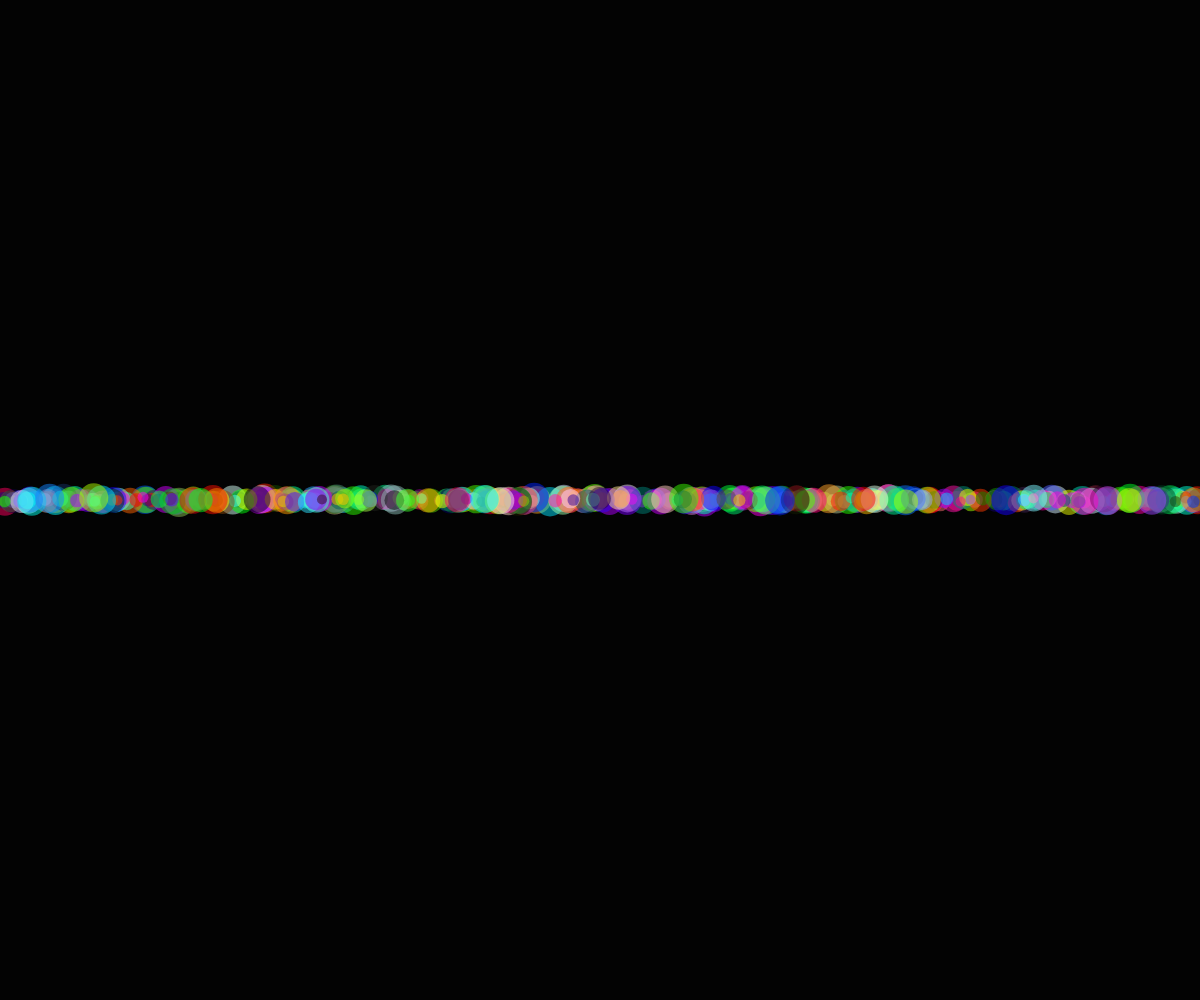
Frame 1 (no input)
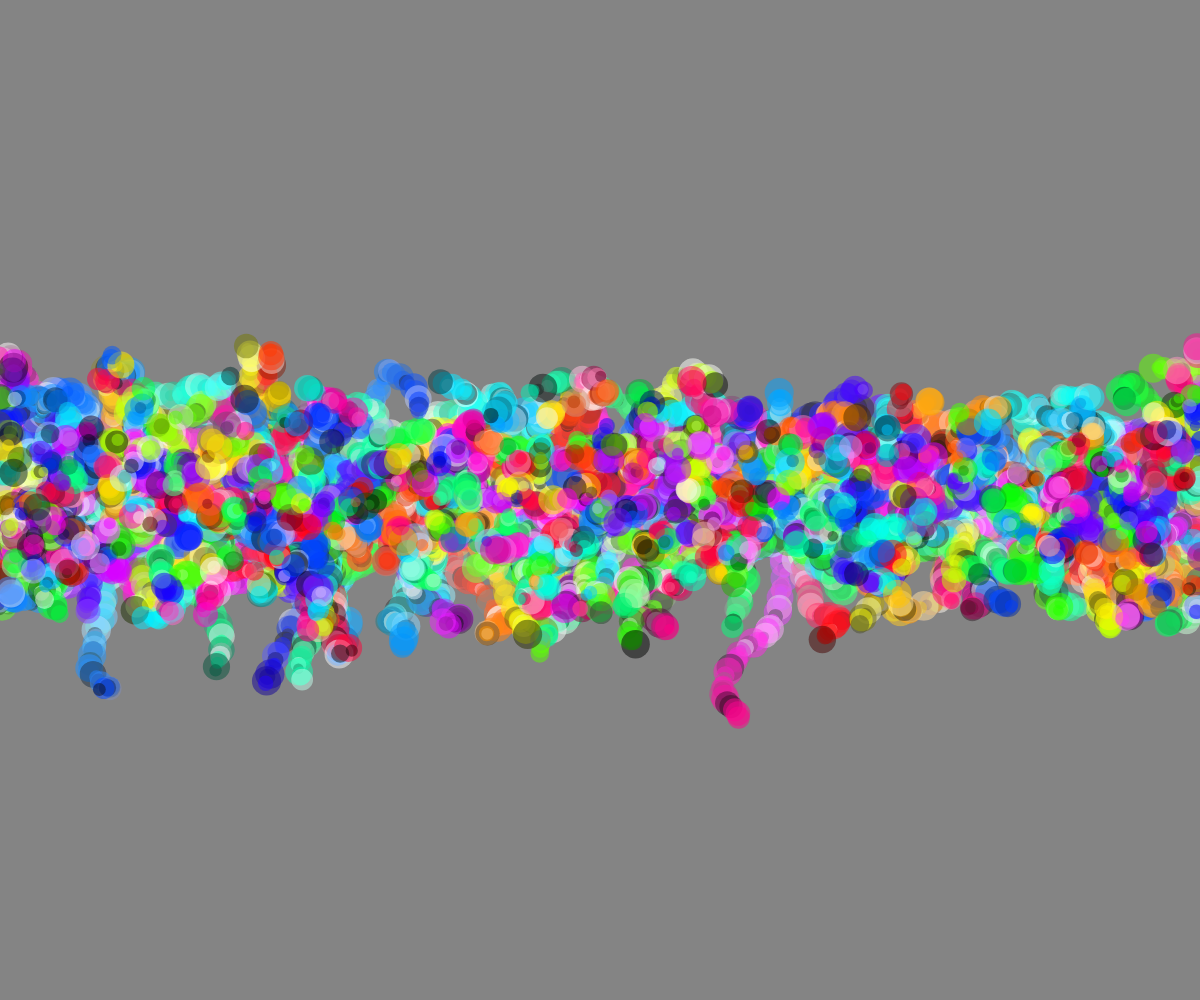
Frame 60 (no input)
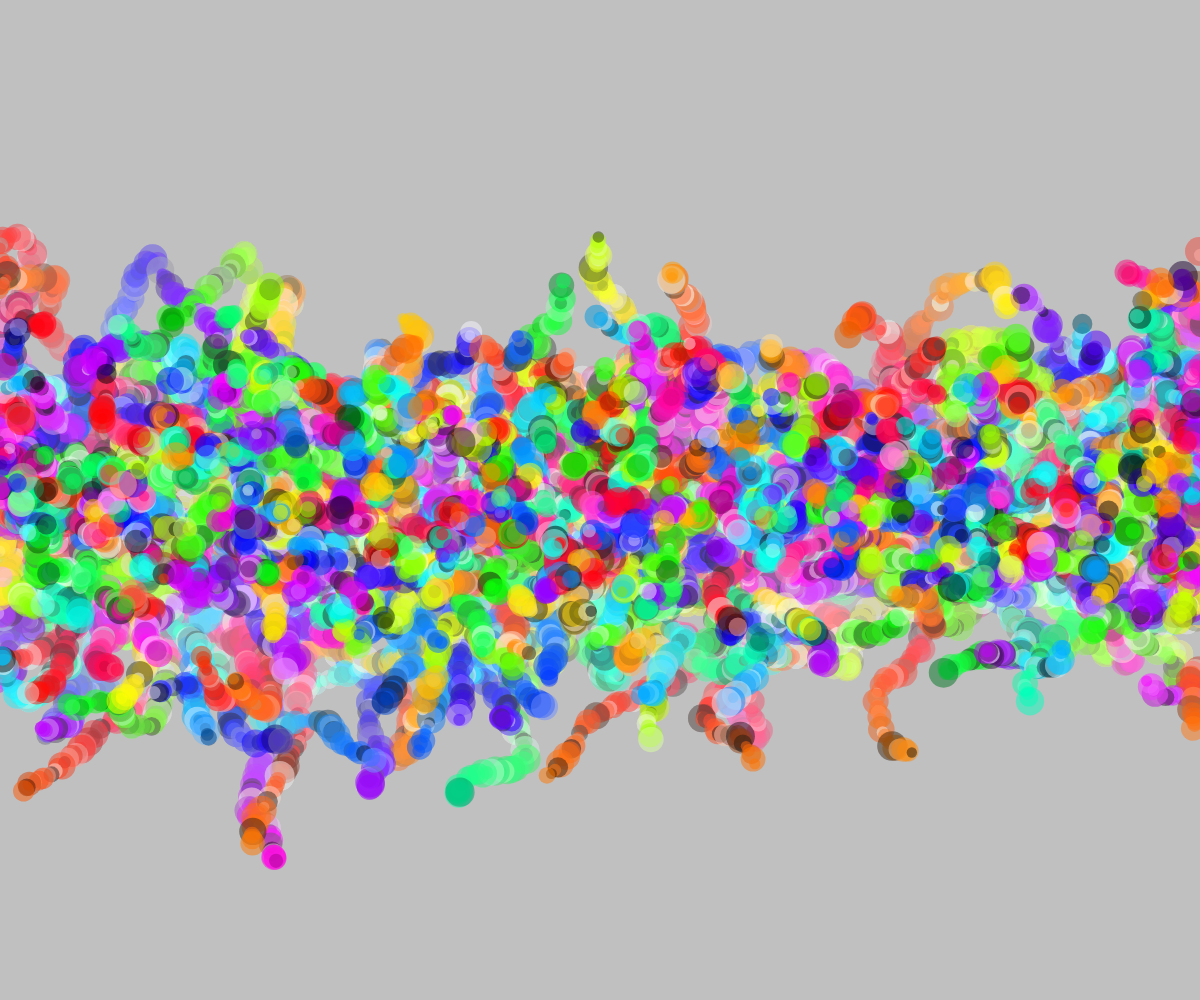
Frame 120 (the mouse pressed at the canvas centre since frame 60)

The p5.js sketch that drew these frames (run headless with seeded random() and noise() and a simulated clock; from frame 60 on, the mouse is pressed at the canvas centre):

// p5.js sketch
// ── sketch.js
let dance = [];
let num_particles = 500;

function setup() {
  createCanvas(windowWidth, windowHeight);
  background(0);
  for (let i = 0; i < num_particles; i++) {
    dance.push(new particle(random(width),height/2));
  }
}

function draw() {
  // put drawing code here
  colorMode(HSB);
  background(255,0.01);
  for(let i=0; i < dance.length; i++){
    dance[i].update();
    dance[i].display();
    dance[i].edges();
    dance[i].colorCorrect();
    }

  }


//Particle class
function particle(x, y){
  this.loc = createVector(x, y);
  this.vel = createVector(0,0);
  this.ts = random(3,5);
  this.H = random(360);

  this.display = function(){
    noStroke();
    fill(this.H, random(360), random(360), 0.5);
    circle(this.loc.x, this.loc.y, random(10,30));
  }

  this.update = function() {
    this.a = p5.Vector.random2D();
    this.a.mult(random(3));
    this.vel.add(this.a);
    this.vel.limit(this.ts);
    this.loc.add(this.vel);
    this.H += 1;
  }

  this.edges = function() {
    if (this.loc.x < 0) {
      this.loc.x = width;
      }
    if (this.loc.x > width) {
      this.loc.x = 0;
      }
    if (this.loc.y < 0) {
      this.loc.y = height;
      }
    if (this.loc.y > height) {
      this.loc.y = 0;
      }
    }
  this.colorCorrect = function()  {
    if (this.H > 360){
      this.H = 00;
    }
  }
  }
